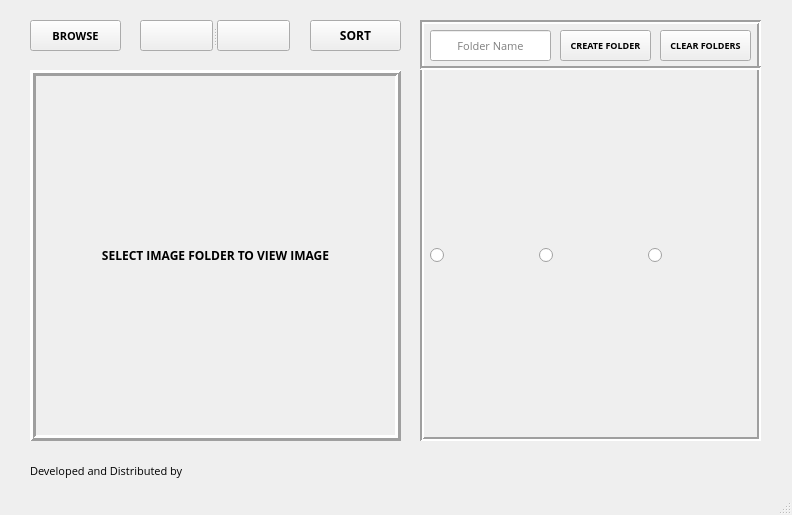
<?xml version="1.0" encoding="UTF-8"?>
<ui version="4.0">
 <class>MainWindow</class>
 <widget class="QMainWindow" name="MainWindow">
  <property name="geometry">
   <rect>
    <x>0</x>
    <y>0</y>
    <width>792</width>
    <height>515</height>
   </rect>
  </property>
  <property name="sizePolicy">
   <sizepolicy hsizetype="Fixed" vsizetype="Fixed">
    <horstretch>0</horstretch>
    <verstretch>0</verstretch>
   </sizepolicy>
  </property>
  <property name="maximumSize">
   <size>
    <width>792</width>
    <height>515</height>
   </size>
  </property>
  <property name="font">
   <font>
    <family>Open Sans</family>
    <pointsize>8</pointsize>
    <weight>50</weight>
    <bold>false</bold>
   </font>
  </property>
  <property name="windowTitle">
   <string>Photo Organizer</string>
  </property>
  <widget class="QWidget" name="centralwidget">
   <widget class="QLabel" name="image">
    <property name="geometry">
     <rect>
      <x>30</x>
      <y>70</y>
      <width>371</width>
      <height>371</height>
     </rect>
    </property>
    <property name="sizePolicy">
     <sizepolicy hsizetype="Fixed" vsizetype="Fixed">
      <horstretch>0</horstretch>
      <verstretch>0</verstretch>
     </sizepolicy>
    </property>
    <property name="font">
     <font>
      <family>Open Sans</family>
      <pointsize>9</pointsize>
      <weight>75</weight>
      <bold>true</bold>
     </font>
    </property>
    <property name="frameShape">
     <enum>QFrame::Box</enum>
    </property>
    <property name="frameShadow">
     <enum>QFrame::Raised</enum>
    </property>
    <property name="lineWidth">
     <number>3</number>
    </property>
    <property name="text">
     <string>SELECT IMAGE FOLDER TO VIEW IMAGE</string>
    </property>
    <property name="scaledContents">
     <bool>true</bool>
    </property>
    <property name="alignment">
     <set>Qt::AlignCenter</set>
    </property>
   </widget>
   <widget class="QPushButton" name="browse">
    <property name="geometry">
     <rect>
      <x>30</x>
      <y>20</y>
      <width>91</width>
      <height>31</height>
     </rect>
    </property>
    <property name="font">
     <font>
      <weight>75</weight>
      <bold>true</bold>
     </font>
    </property>
    <property name="toolTip">
     <string/>
    </property>
    <property name="text">
     <string>BROWSE</string>
    </property>
   </widget>
   <widget class="QFrame" name="frame">
    <property name="geometry">
     <rect>
      <x>420</x>
      <y>20</y>
      <width>341</width>
      <height>421</height>
     </rect>
    </property>
    <property name="font">
     <font>
      <weight>75</weight>
      <bold>true</bold>
     </font>
    </property>
    <property name="frameShape">
     <enum>QFrame::Box</enum>
    </property>
    <property name="frameShadow">
     <enum>QFrame::Sunken</enum>
    </property>
    <property name="lineWidth">
     <number>2</number>
    </property>
    <widget class="QWidget" name="layoutWidget">
     <property name="geometry">
      <rect>
       <x>10</x>
       <y>60</y>
       <width>321</width>
       <height>351</height>
      </rect>
     </property>
     <layout class="QGridLayout" name="gl">
      <item row="0" column="2">
       <widget class="QRadioButton" name="dummy3">
        <property name="font">
         <font>
          <family>Open Sans</family>
          <pointsize>8</pointsize>
          <weight>75</weight>
          <bold>true</bold>
         </font>
        </property>
        <property name="text">
         <string/>
        </property>
        <attribute name="buttonGroup">
         <string notr="true">ctgry_group</string>
        </attribute>
       </widget>
      </item>
      <item row="0" column="1">
       <widget class="QRadioButton" name="dummy2">
        <property name="font">
         <font>
          <family>Open Sans</family>
          <pointsize>8</pointsize>
          <weight>75</weight>
          <bold>true</bold>
         </font>
        </property>
        <property name="text">
         <string/>
        </property>
        <attribute name="buttonGroup">
         <string notr="true">ctgry_group</string>
        </attribute>
       </widget>
      </item>
      <item row="0" column="0">
       <widget class="QRadioButton" name="dummy1">
        <property name="font">
         <font>
          <family>Open Sans</family>
          <pointsize>8</pointsize>
          <weight>75</weight>
          <bold>true</bold>
         </font>
        </property>
        <property name="text">
         <string/>
        </property>
        <attribute name="buttonGroup">
         <string notr="true">ctgry_group</string>
        </attribute>
       </widget>
      </item>
     </layout>
    </widget>
    <widget class="QLineEdit" name="fname">
     <property name="geometry">
      <rect>
       <x>10</x>
       <y>10</y>
       <width>121</width>
       <height>31</height>
      </rect>
     </property>
     <property name="font">
      <font>
       <weight>50</weight>
       <bold>false</bold>
      </font>
     </property>
     <property name="cursorPosition">
      <number>0</number>
     </property>
     <property name="alignment">
      <set>Qt::AlignCenter</set>
     </property>
     <property name="placeholderText">
      <string>Folder Name</string>
     </property>
    </widget>
    <widget class="QPushButton" name="clear">
     <property name="geometry">
      <rect>
       <x>240</x>
       <y>10</y>
       <width>91</width>
       <height>31</height>
      </rect>
     </property>
     <property name="font">
      <font>
       <pointsize>7</pointsize>
       <weight>75</weight>
       <bold>true</bold>
      </font>
     </property>
     <property name="text">
      <string>CLEAR FOLDERS</string>
     </property>
    </widget>
    <widget class="Line" name="line">
     <property name="geometry">
      <rect>
       <x>0</x>
       <y>40</y>
       <width>341</width>
       <height>16</height>
      </rect>
     </property>
     <property name="lineWidth">
      <number>2</number>
     </property>
     <property name="orientation">
      <enum>Qt::Horizontal</enum>
     </property>
    </widget>
    <widget class="QPushButton" name="create">
     <property name="geometry">
      <rect>
       <x>140</x>
       <y>10</y>
       <width>91</width>
       <height>31</height>
      </rect>
     </property>
     <property name="font">
      <font>
       <pointsize>7</pointsize>
       <weight>75</weight>
       <bold>true</bold>
      </font>
     </property>
     <property name="text">
      <string>CREATE FOLDER</string>
     </property>
     <property name="shortcut">
      <string>Return</string>
     </property>
    </widget>
   </widget>
   <widget class="QPushButton" name="sort">
    <property name="geometry">
     <rect>
      <x>310</x>
      <y>20</y>
      <width>91</width>
      <height>31</height>
     </rect>
    </property>
    <property name="font">
     <font>
      <pointsize>9</pointsize>
      <weight>75</weight>
      <bold>true</bold>
     </font>
    </property>
    <property name="toolTip">
     <string/>
    </property>
    <property name="text">
     <string>SORT</string>
    </property>
   </widget>
   <widget class="QLabel" name="loading">
    <property name="geometry">
     <rect>
      <x>410</x>
      <y>450</y>
      <width>361</width>
      <height>31</height>
     </rect>
    </property>
    <property name="text">
     <string/>
    </property>
    <property name="scaledContents">
     <bool>true</bool>
    </property>
    <property name="alignment">
     <set>Qt::AlignCenter</set>
    </property>
   </widget>
   <widget class="QSplitter" name="splitter">
    <property name="geometry">
     <rect>
      <x>140</x>
      <y>20</y>
      <width>150</width>
      <height>31</height>
     </rect>
    </property>
    <property name="orientation">
     <enum>Qt::Horizontal</enum>
    </property>
    <widget class="QPushButton" name="prev">
     <property name="layoutDirection">
      <enum>Qt::LeftToRight</enum>
     </property>
     <property name="text">
      <string/>
     </property>
    </widget>
    <widget class="QPushButton" name="next">
     <property name="layoutDirection">
      <enum>Qt::LeftToRight</enum>
     </property>
     <property name="text">
      <string/>
     </property>
    </widget>
   </widget>
   <widget class="QLabel" name="label">
    <property name="geometry">
     <rect>
      <x>30</x>
      <y>460</y>
      <width>161</width>
      <height>21</height>
     </rect>
    </property>
    <property name="text">
     <string>Developed and Distributed by </string>
    </property>
   </widget>
   <widget class="QLabel" name="link">
    <property name="geometry">
     <rect>
      <x>190</x>
      <y>460</y>
      <width>91</width>
      <height>16</height>
     </rect>
    </property>
    <property name="font">
     <font>
      <family>Open Sans</family>
      <pointsize>10</pointsize>
      <weight>75</weight>
      <bold>true</bold>
     </font>
    </property>
    <property name="text">
     <string/>
    </property>
   </widget>
  </widget>
  <widget class="QMenuBar" name="menubar">
   <property name="geometry">
    <rect>
     <x>0</x>
     <y>0</y>
     <width>792</width>
     <height>21</height>
    </rect>
   </property>
  </widget>
  <widget class="QStatusBar" name="statusbar"/>
 </widget>
 <resources/>
 <connections/>
 <buttongroups>
  <buttongroup name="ctgry_group"/>
 </buttongroups>
</ui>
